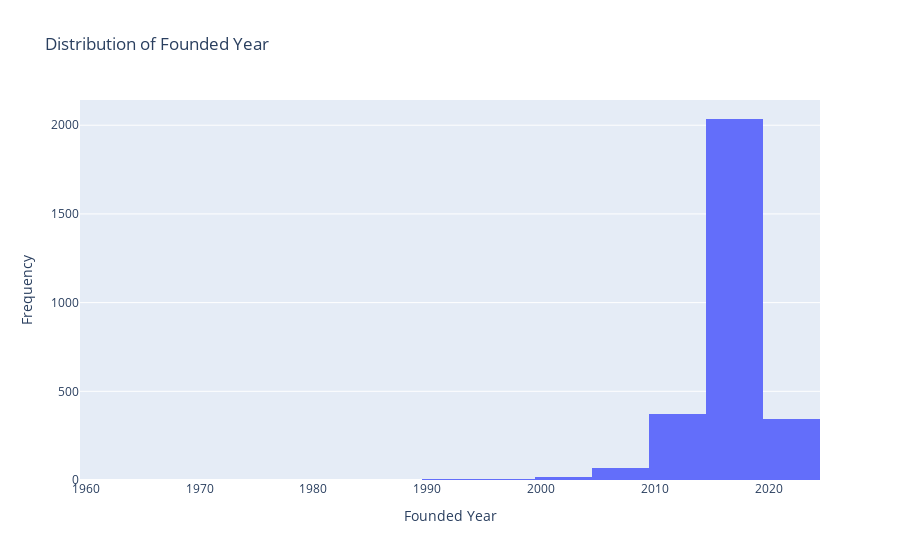

Here is the notebook cell this chart was saved with:
### Code cell
# Univariate Visualizations

# Histogram of Founded Year
fig = px.histogram(final_dataset, x='founded', nbins=20, title='Distribution of Founded Year')
fig.update_layout(xaxis_title='Founded Year', yaxis_title='Frequency')
fig.show()

### Figure 1 — Plotly figure (JSON) as saved in the notebook; plotly's stock layout.template omitted (floating-point values rounded to 4 significant figures; data arrays with more than 128 entries replaced by an {"elided": "..."} marker saying what was removed)
{"data": [{"alignmentgroup": "True", "bingroup": "x", "hovertemplate": "founded=%{x}<br>count=%{y}<extra></extra>", "legendgroup": "", "marker": {"color": "#636efa", "pattern": {"shape": ""}}, "name": "", "nbinsx": 20, "offsetgroup": "", "orientation": "v", "showlegend": false, "type": "histogram", "x": {"elided": "2856 int values"}, "xaxis": "x", "yaxis": "y"}], "layout": {"barmode": "relative", "legend": {"tracegroupgap": 0}, "title": {"text": "Distribution of Founded Year"}, "xaxis": {"anchor": "y", "domain": [0, 1], "title": {"text": "Founded Year"}}, "yaxis": {"anchor": "x", "domain": [0, 1], "title": {"text": "Frequency"}}}}
